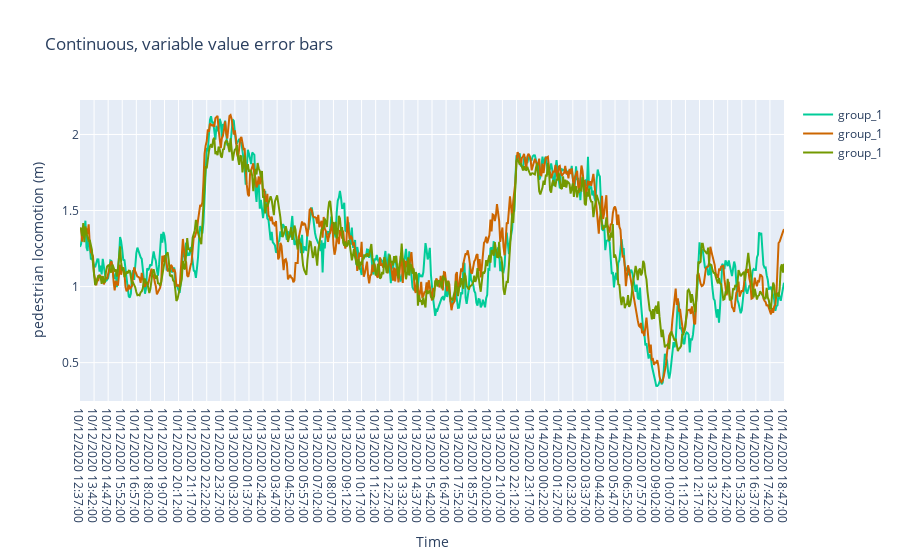

Notebook source saved alongside this figure:
### Code cell
def linearRegratioModelGraph(Details, x_axis, *y_axiss):
    color_pla = ['rgb(0, 204, 153)', 'rgb(204, 102, 0)', 'rgb(115, 153, 0)', 'rgb(230, 153, 0)', 'rgb(102, 102, 153)', 'rgb(0, 38, 153)', 'rgb(0, 153, 255)' 'rgb(51, 153, 0)', 'rgb(255, 128, 223)', 'rgb(204, 0, 0)']
    fig = go.Figure([
        go.Scatter(
        name='group_1',
        x=x_axis,
        y=y_axiss[i].mean(axis=1),
        mode='lines',
        line=dict(color=color_pla[i]),
    )
        for i in range(3)
    ])
    fig.update_layout(
        xaxis_title = 'Time',
        yaxis_title=Details["yaxis_title"],
        title=Details["title table"]
        
    )
    return fig.show()

linearRegratioModelGraph(Details,time,group1,group2,group3)

### Figure 1 — Plotly figure (JSON) as saved in the notebook; plotly's stock layout.template omitted (floating-point values rounded to 4 significant figures; data arrays with more than 128 entries replaced by an {"elided": "..."} marker saying what was removed)
{"data": [{"line": {"color": "rgb(0, 204, 153)"}, "mode": "lines", "name": "group_1", "type": "scatter", "x": {"elided": "651 str values"}, "y": {"elided": "651 float values"}}, {"line": {"color": "rgb(204, 102, 0)"}, "mode": "lines", "name": "group_1", "type": "scatter", "x": {"elided": "651 str values"}, "y": {"elided": "651 float values"}}, {"line": {"color": "rgb(115, 153, 0)"}, "mode": "lines", "name": "group_1", "type": "scatter", "x": {"elided": "651 str values"}, "y": {"elided": "651 float values"}}], "layout": {"title": {"text": "Continuous, variable value error bars"}, "xaxis": {"title": {"text": "Time"}}, "yaxis": {"title": {"text": "pedestrian locomotion (m)"}}}}
